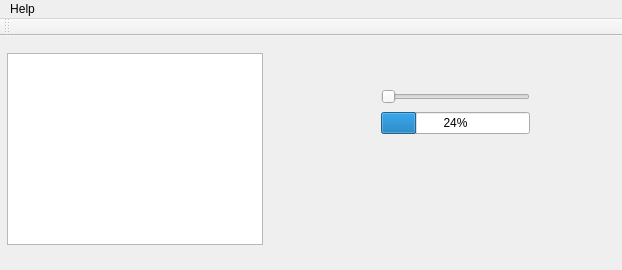
<?xml version="1.0" encoding="UTF-8"?>
<ui version="4.0">
 <class>MyWidget</class>
 <widget class="QMainWindow" name="MyWidget">
  <property name="geometry">
   <rect>
    <x>0</x>
    <y>0</y>
    <width>622</width>
    <height>270</height>
   </rect>
  </property>
  <property name="windowTitle">
   <string>MyWidget</string>
  </property>
  <widget class="QWidget" name="centralWidget">
   <widget class="QTextEdit" name="textEdit">
    <property name="geometry">
     <rect>
      <x>7</x>
      <y>17</y>
      <width>256</width>
      <height>192</height>
     </rect>
    </property>
   </widget>
   <widget class="QWidget" name="">
    <property name="geometry">
     <rect>
      <x>370</x>
      <y>40</y>
      <width>171</width>
      <height>71</height>
     </rect>
    </property>
    <layout class="QVBoxLayout" name="verticalLayout">
     <item>
      <widget class="QSlider" name="horizontalSlider">
       <property name="orientation">
        <enum>Qt::Horizontal</enum>
       </property>
      </widget>
     </item>
     <item>
      <widget class="QProgressBar" name="progressBar">
       <property name="value">
        <number>24</number>
       </property>
      </widget>
     </item>
    </layout>
   </widget>
  </widget>
  <widget class="QMenuBar" name="menuBar">
   <property name="geometry">
    <rect>
     <x>0</x>
     <y>0</y>
     <width>622</width>
     <height>21</height>
    </rect>
   </property>
   <widget class="QMenu" name="menuHelp">
    <property name="title">
     <string>Help</string>
    </property>
    <addaction name="actionAbout"/>
   </widget>
   <addaction name="menuHelp"/>
  </widget>
  <widget class="QToolBar" name="toolBar">
   <property name="windowTitle">
    <string>toolBar</string>
   </property>
   <attribute name="toolBarArea">
    <enum>TopToolBarArea</enum>
   </attribute>
   <attribute name="toolBarBreak">
    <bool>false</bool>
   </attribute>
  </widget>
  <action name="actionAbout">
   <property name="text">
    <string>About</string>
   </property>
  </action>
 </widget>
 <layoutdefault spacing="6" margin="11"/>
 <resources/>
 <connections/>
</ui>
